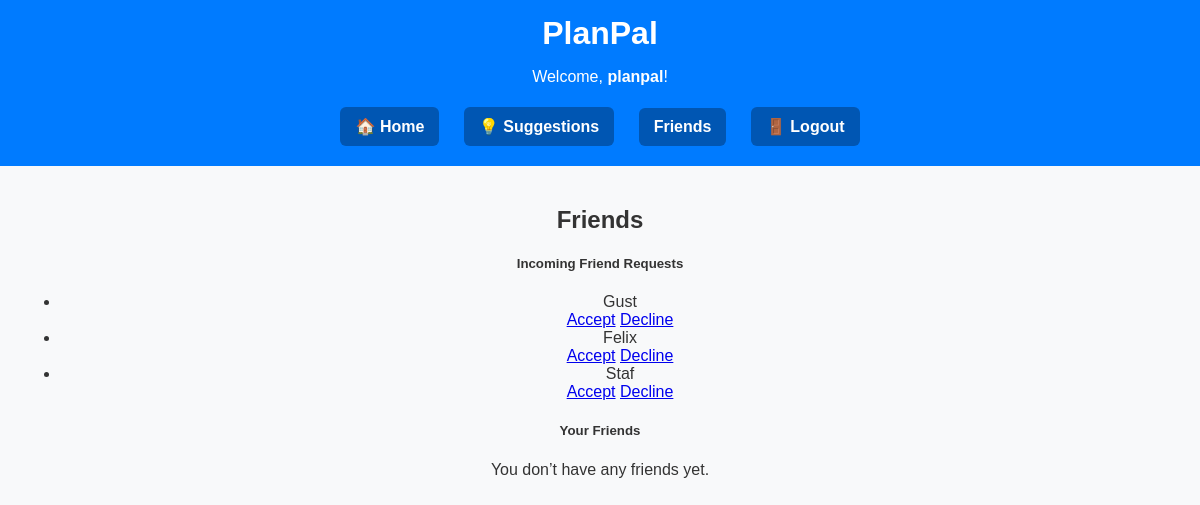
The app's page /connect/friends/ (signed in) with its own data.
### connect/models.py (models this page shows, shortened)
class FriendRequest(models.Model):
    from_user = models.ForeignKey(User, related_name='friend_requests_sent', on_delete=models.CASCADE)
    to_user = models.ForeignKey(User, related_name='friend_requests_received', on_delete=models.CASCADE)
    created_at = models.DateTimeField(auto_now_add=True)
    class Meta:
        unique_together = ('from_user', 'to_user')

### connect/views.py (the view)
# urls.py: path('friends/', views.friends_view, name='friends'),
@login_required
def friends_view(request):
    from django.db.models import Q
    from .models import Friendship, FriendRequest
    friendships = Friendship.objects.filter(Q(from_user=request.user) | Q(to_user=request.user))
    friends = set()
    for f in friendships:
        if f.from_user == request.user:
            friends.add(f.to_user)
        else:
            friends.add(f.from_user)
    incoming_requests = FriendRequest.objects.filter(to_user=request.user)
    context = {
        'friends': friends,
        'incoming_requests': incoming_requests,
    }
    return render(request, 'connect/friends.html', context)
    return render(request, 'connect/friends.html', context)

### connect/templates/connect/friends.html (shortened to what this page needs)
{% extends 'connect/layout.html' %}
{% block content %}
<div class="container mt-4">
  <h2 class="mb-4 text-center">Friends</h2>
  {% if incoming_requests %}
    <div class="card mb-4 shadow-sm">
      <div class="card-header bg-light">
        <h5 class="mb-0">Incoming Friend Requests</h5>
      </div>
      <ul class="list-group list-group-flush">
        {% for req in incoming_requests %}
          <li class="list-group-item d-flex justify-content-between align-items-center">
            <span>{{ req.from_user.username }}</span>
            <div>
              <a href="{% url 'accept_friend_request' req.id %}" class="btn btn-success btn-sm me-2">Accept</a>
              <a href="{% url 'decline_friend_request' req.id %}" class="btn btn-danger btn-sm">Decline</a>
            </div>
          </li>
        {% endfor %}
      </ul>
    </div>
  {% else %}
    <p class="text-muted">No incoming friend requests.</p>
  {% endif %}
  <div class="card shadow-sm">
    <div class="card-header bg-light">
      <h5 class="mb-0">Your Friends</h5>
    </div>
    {% if friends %}
      <ul class="list-group list-group-flush">
        {% for friend in friends %}
          <li class="list-group-item d-flex justify-content-between align-items-center">
            <span>{{ friend.username }}</span>
            <a href="{% url 'unfriend' friend.id %}" class="btn btn-outline-danger btn-sm">Unfriend</a>
          </li>
        {% endfor %}
      </ul>
    {% else %}
      <p class="p-3 text-muted mb-0">You don’t have any friends yet.</p>
    {% endif %}
  </div>
</div>
{% endblock %}

### connect/templates/connect/layout.html (shortened to what this page needs)
<!DOCTYPE html>
<html lang="en">
<head>
</head>
<body>
    <header>
        <h1>PlanPal</h1>
        {% if request.user.is_authenticated %}
            <p>Welcome, <strong>{{ request.user.username }}</strong>!</p>
        {% endif %}
        <nav>
            <a href="{% url 'index' %}">🏠 Home</a>
            <a href="{% url 'suggestions' %}">💡 Suggestions</a>
            <a href="{% url 'friends' %}">Friends</a>
            <a href="{% url 'logout' %}">🚪 Logout</a>
        </nav>
    </header>
    <main>
        {% block content %}{% endblock %}
    </main>
</body>
</html>

### connect/templates/connect/layout.html (style rules this page uses)
body { font-family: Arial, sans-serif; background-color: #f8f9fa; color: #333; text-align: center; margin: 0; padding: 0; }
header { background-color: #007bff; color: white; padding: 15px; }
header h1 { margin: 0; }
nav { margin-top: 10px; }
nav a { display: inline-block; margin: 5px 10px; padding: 10px 15px; background-color: #0056b3; color: white; text-decoration: none; border-radius: 6px; font-weight: bold; }
main { padding: 20px; }

### records on screen
FriendRequest: from_user.username "Gust"
FriendRequest: from_user.username "Felix"
FriendRequest: from_user.username "Staf"

### other values on screen
{{ request.user.username }} "planpal"
